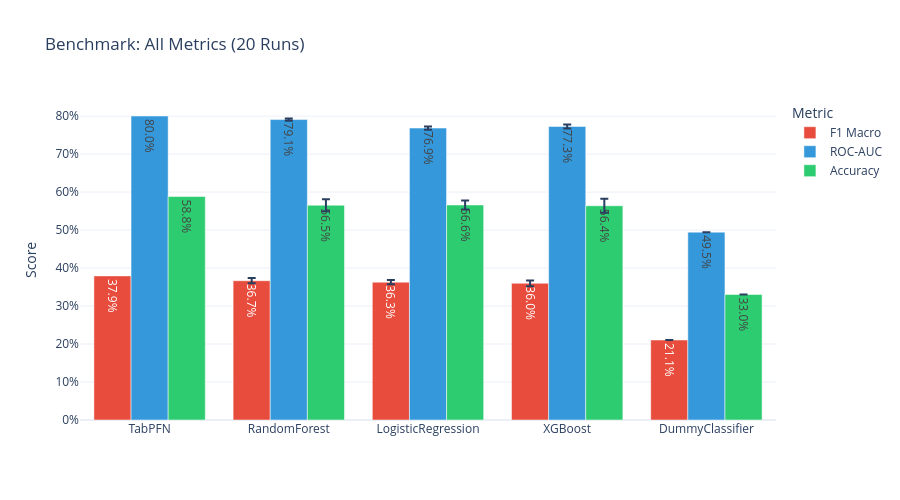

The cell this chart's notebook holds for it:
### Markdown cell above
## 4.2 ROC-AUC Comparison

### Code cell
# AUC + F1 Combined: Grouped Bar
metrics_long = []
for _, row in df_summary.iterrows():
    metrics_long.append({'model': row['model'], 'Metric': 'F1 Macro', 'Score': row['f1_mean'], 'Std': row['f1_std']})
    metrics_long.append({'model': row['model'], 'Metric': 'ROC-AUC', 'Score': row['auc_mean'], 'Std': row['auc_std']})
    metrics_long.append({'model': row['model'], 'Metric': 'Accuracy', 'Score': row['acc_mean'], 'Std': row['acc_std']})

ml_df = pd.DataFrame(metrics_long)

fig3 = px.bar(
    ml_df, x='model', y='Score', color='Metric', error_y='Std',
    barmode='group',
    title=f'Benchmark: All Metrics ({N_LOOPS} Runs)',
    template='plotly_white',
    text_auto='.1%',
    color_discrete_map={'F1 Macro': '#e74c3c', 'ROC-AUC': '#3498db', 'Accuracy': '#2ecc71'},
    category_orders={'model': model_order[::-1]}
)
fig3.update_layout(yaxis_tickformat='.0%', xaxis_title=None, height=500)
show_and_save(fig3, "benchmark_all_metrics")

### Figure 1 — Plotly figure (JSON) as saved in the notebook; plotly's stock layout.template omitted (floating-point values rounded to 4 significant figures)
{"data": [{"alignmentgroup": "True", "error_y": {"array": [NaN, 0.006954, 0.00555, 0.007586, 0.0]}, "hovertemplate": "Metric=F1 Macro<br>model=%{x}<br>Score=%{y}<extra></extra>", "legendgroup": "F1 Macro", "marker": {"color": "#e74c3c", "pattern": {"shape": ""}}, "name": "F1 Macro", "offsetgroup": "F1 Macro", "orientation": "v", "showlegend": true, "textposition": "auto", "texttemplate": "%{y:.1%}", "type": "bar", "x": ["TabPFN", "RandomForest", "LogisticRegression", "XGBoost", "DummyClassifier"], "xaxis": "x", "y": [0.3794, 0.3666, 0.3629, 0.3599, 0.2106], "yaxis": "y"}, {"alignmentgroup": "True", "error_y": {"array": [NaN, 0.002921, 0.004103, 0.005365, 0.0]}, "hovertemplate": "Metric=ROC-AUC<br>model=%{x}<br>Score=%{y}<extra></extra>", "legendgroup": "ROC-AUC", "marker": {"color": "#3498db", "pattern": {"shape": ""}}, "name": "ROC-AUC", "offsetgroup": "ROC-AUC", "orientation": "v", "showlegend": true, "textposition": "auto", "texttemplate": "%{y:.1%}", "type": "bar", "x": ["TabPFN", "RandomForest", "LogisticRegression", "XGBoost", "DummyClassifier"], "xaxis": "x", "y": [0.8003, 0.791, 0.7686, 0.7729, 0.4946], "yaxis": "y"}, {"alignmentgroup": "True", "error_y": {"array": [NaN, 0.01591, 0.01203, 0.01831, 0.0]}, "hovertemplate": "Metric=Accuracy<br>model=%{x}<br>Score=%{y}<extra></extra>", "legendgroup": "Accuracy", "marker": {"color": "#2ecc71", "pattern": {"shape": ""}}, "name": "Accuracy", "offsetgroup": "Accuracy", "orientation": "v", "showlegend": true, "textposition": "auto", "texttemplate": "%{y:.1%}", "type": "bar", "x": ["TabPFN", "RandomForest", "LogisticRegression", "XGBoost", "DummyClassifier"], "xaxis": "x", "y": [0.5883, 0.5655, 0.5661, 0.564, 0.3305], "yaxis": "y"}], "layout": {"barmode": "group", "height": 500, "legend": {"title": {"text": "Metric"}, "tracegroupgap": 0}, "title": {"text": "Benchmark: All Metrics (20 Runs)"}, "xaxis": {"anchor": "y", "categoryarray": ["TabPFN", "RandomForest", "LogisticRegression", "XGBoost", "DummyClassifier"], "categoryorder": "array", "domain": [0, 1], "title": {}}, "yaxis": {"anchor": "x", "domain": [0, 1], "tickformat": ".0%", "title": {"text": "Score"}}}}
